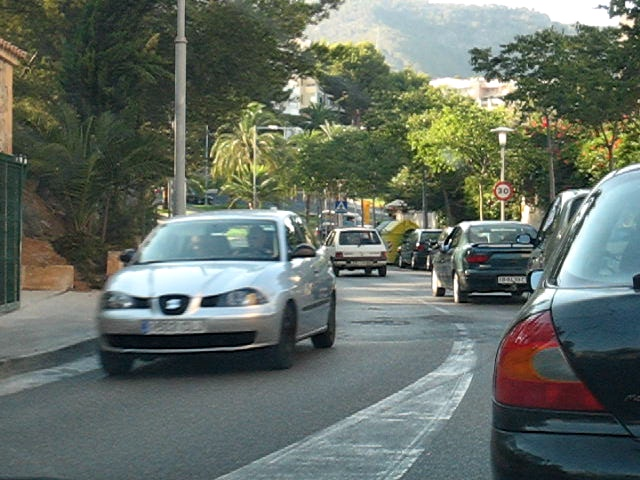
#> input picture test images/car1.jpg, 640 x 480 px, given in place of expanded_tile.mp4, which was not available
$ python video_OF.py
#> lines starting #> are read from the running program, lines starting #| are printed output that depends on the picture; pictures that were not available may be replaced by others from this repository, and a replacement may not be noted
### Pyramidal_Horn_Schunck.py
import numpy as np
import matplotlib.pyplot as plt
import cv2 as cv
from scipy.ndimage import convolve

def get_first_order_derivatives(img1, img2):
    #derivative masks
    #Opted Kernal convolution to efficiently implement Fourier transformations
    x_kernel = np.array([[-1, 1], [-1, 1]]) * 0.25
    y_kernel = np.array([[-1, -1], [1, 1]]) * 0.25
    t_kernel = np.ones((2, 2)) * 0.25

    fx = convolve(img1, x_kernel) + convolve(img2, x_kernel)
    fy = convolve(img1, y_kernel) + convolve(img2, y_kernel)
    ft = convolve(img1, -t_kernel) + convolve(img2, t_kernel)
    # ft = convolve(img1, t_kernel) + convolve(img2, -t_kernel)

    return [fx,fy,ft]


def HS_pyramidal(Image1,Image2, alpha, levels,delta=0.1,blr=5):

    Image1 = Image1.astype(np.float64) #/ 255.0
    Image2 = Image2.astype(np.float64) #/ 255.0

    Image1 = cv.GaussianBlur(Image1, (blr, blr), 0)
    Image2 = cv.GaussianBlur(Image2, (blr, blr), 0)

    # If using median blur, the float type is 32
    # Image1 = cv.medianBlur(Image1,blr)
    # Image2 = cv.medianBlur(Image2,blr)

    rows, cols = map(int, Image1.shape)

    for i in range(levels):

        Before_Img = Image1.copy()
        After_Img = Image2.copy()

        for _ in range(levels-1-i):
            Before_Img = cv.pyrDown(Before_Img)
            After_Img = cv.pyrDown(After_Img)

        # set up initial values
        #2-D numpy array of zeros with the same shape as beforeImg

        if i == 0:
            u = np.zeros((Before_Img.shape[0], Before_Img.shape[1]))
            v = np.zeros((Before_Img.shape[0], Before_Img.shape[1]))
        else:
            u =  cv.pyrUp(u)
            v =  cv.pyrUp(v)

            # Resize to match the current pyramid level's shape
            u = cv.resize(u, (Before_Img.shape[1], Before_Img.shape[0]), interpolation=cv.INTER_LINEAR)
            v = cv.resize(v, (Before_Img.shape[1], Before_Img.shape[0]), interpolation=cv.INTER_LINEAR)

        fx, fy, ft = get_first_order_derivatives(Before_Img, After_Img)

    # # the kernel with -1 as center element is the original Laplacian kernel
    # # suggested by Horn and Schunck in 1981
    # # the kernel with 0 as center element helps with the convergence of the algorithm
    # # by smoothing the flow field

        avg_kernel = np.array([[1 / 12, 1 / 6, 1 / 12],
                                [1 / 6, -1, 1 / 6],
                                [1 / 12, 1 / 6, 1 / 12]], float)
        # avg_kernel = np.array([[1 / 12, 1 / 6, 1 / 12],
        #                         [1 / 6, 0, 1 / 6],
        #                         [1 / 12, 1 / 6, 1 / 12]], float)


        iter_counter = 0

        while True:
            iter_counter += 1
            u_avg = convolve(u, avg_kernel)
            v_avg = convolve(v, avg_kernel)


        #optical flow implementation
            p = (fx * u_avg) + (fy * v_avg) + ft
            # # if using the original kernel, use this line
            d = alpha**2 + fx**2 + fy**2
            # # if using the smoothing kernel, use this line instead
            # d = 4 * alpha**2 + fx**2 + fy**2

            previous = u.copy()

            u = u_avg - fx * (p / d)
            v = v_avg - fy * (p / d)

            if not np.isfinite(u).all():
                print("Non-finite values in flow field — instability detected")
                break


            diff = np.linalg.norm(u - previous, 2)


            if  diff < delta:
                print("diff: ", diff)

                if i == levels:
                    break

                else:
                    # apply a 5x5 blur in intermediate steps (from Cakir paper)
                    u = u.astype(np.float32) # required for median blur
                    v = v.astype(np.float32) # required for median blur
                    u = cv.medianBlur(u,5)
                    v = cv.medianBlur(v,5)

                    break
            elif iter_counter > 10000:
                # convergence error (at most 10000 iterations)
                print('diff',diff)
                raise TypeError("Pyramidal level ",i ," failed to converge")


    return [u, v]

### video_OF.py
import cv2 as cv
import os
import matplotlib.pyplot as plt
import numpy as np
from Pyramidal_Horn_Schunck import HS_pyramidal


# root = os.getcwd()

# video_path = os.path.join(root, './vids/expanded_tile.mp4')

def draw_trajectories(image, trajectories):
    plt.figure()
    plt.imshow(image, cmap='gray')
    for traj in trajectories:
        xs, ys = zip(*traj)
        plt.plot(xs, ys, linewidth=1)
    plt.title("Tracked Motion Trajectories (Horn-Schunck)")
    plt.axis('off')
    plt.show()


def video_OF(video_path):
#> called with video_path = './vids/expanded_tile.mp4'
    cap = cv.VideoCapture(video_path)

    # Read the first frame
    ret, first_frame = cap.read()
#> first_frame is the input picture: shape (480, 640, 3); mean B, G, R 100.4, 109.5, 100
    if not ret:
        print("Failed to read the first frame.")
        cap.release()
        return

    # Convert the first frame to grayscale
    first_frame_gray = cv.cvtColor(first_frame, cv.COLOR_BGR2GRAY)
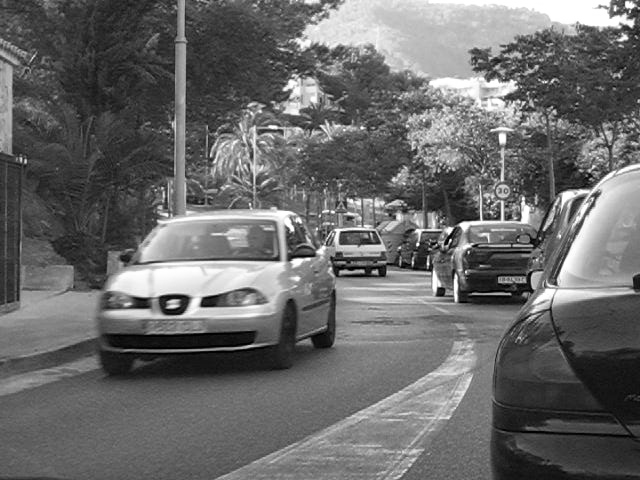
#> first_frame_gray: shape (480, 640); min 0, max 255, mean 105.6

    prev_gray = first_frame_gray.copy()

    # Initialize grid of points to track
    step = 10
    y, x = np.mgrid[0:first_frame_gray.shape[0]:step, 0:first_frame_gray.shape[1]:step]
    points = np.stack((x, y), axis=-1).reshape(-1, 2).astype(np.float32)  # (N, 2)

    # Create list of trajectories: one list of (x, y) per point
    trajectories = [[tuple(p)] for p in points]

    while True:
        ret, frame = cap.read()
        if not ret:
            break

        frame_gray = cv.cvtColor(frame, cv.COLOR_BGR2GRAY)

        # Compute optical flow
        u, v = HS_pyramidal(prev_gray, frame_gray, 10, 1, 0.1, 5)
#> the loop in HS_pyramidal, `for i in range(levels): ` made 1 pass
#> pass 1, in get_first_order_derivatives, `fx = convolve(img1, x_kernel) + convolve(img2, x_kernel)`:
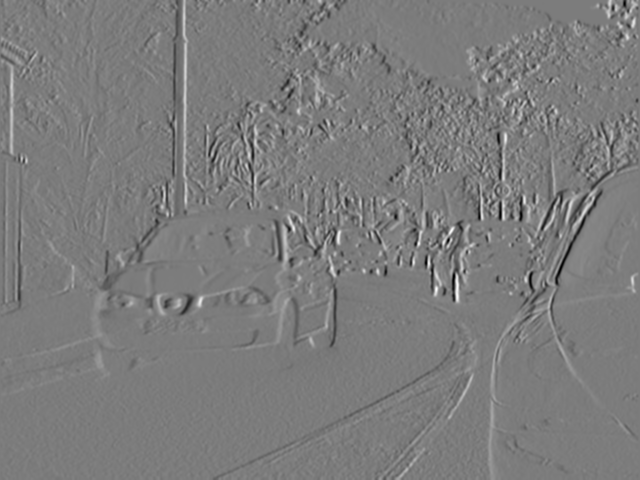
#> fx: shape (480, 640) float64; min -64.11, max 67.4, mean 0; drawn with min black and max white
#> pass 1, in get_first_order_derivatives, `fy = convolve(img1, y_kernel) + convolve(img2, y_kernel)`:
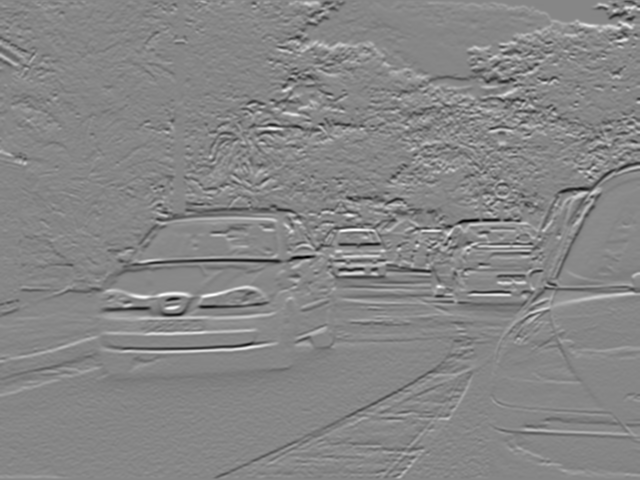
#> fy: shape (480, 640) float64; min -74.56, max 67.21, mean 0.1; drawn with min black and max white
#> after the loop in HS_pyramidal, `for i in range(levels):`: u: shape (480, 640) float32; every value is 0
        flow = np.stack((u, v), axis=-1)

        new_points = []
        for i, (x, y) in enumerate(points):
            xi, yi = int(round(x)), int(round(y))
            if 0 <= xi < flow.shape[1] and 0 <= yi < flow.shape[0]:
                dx, dy = flow[yi, xi]
                new_x = x + dx
                new_y = y + dy
                new_points.append([new_x, new_y])
                trajectories[i].append((new_x, new_y))
            else:
                new_points.append([x, y])  # or keep previous
#> this loop made 3072 passes
#> (new_x, new_y) on passes 1 to 12: (0, 0), (10, 0), (20, 0), (30, 0), (40, 0), (50, 0), (60, 0), (70, 0), (80, 0), (90, 0), (100, 0), (110, 0)
#> after the loop, new_points = 3072 pairs, first value 0 to 630, second value 0 to 470
        points = np.array(new_points, dtype=np.float32)
        prev_gray = frame_gray.copy()

    cap.release()
    cv.destroyAllWindows()

    # After processing, draw the trajectories
    draw_trajectories(first_frame_gray, trajectories)


root = os.getcwd()
video_path = os.path.join(root, './vids/expanded_tile.mp4')
video_OF(video_path)
